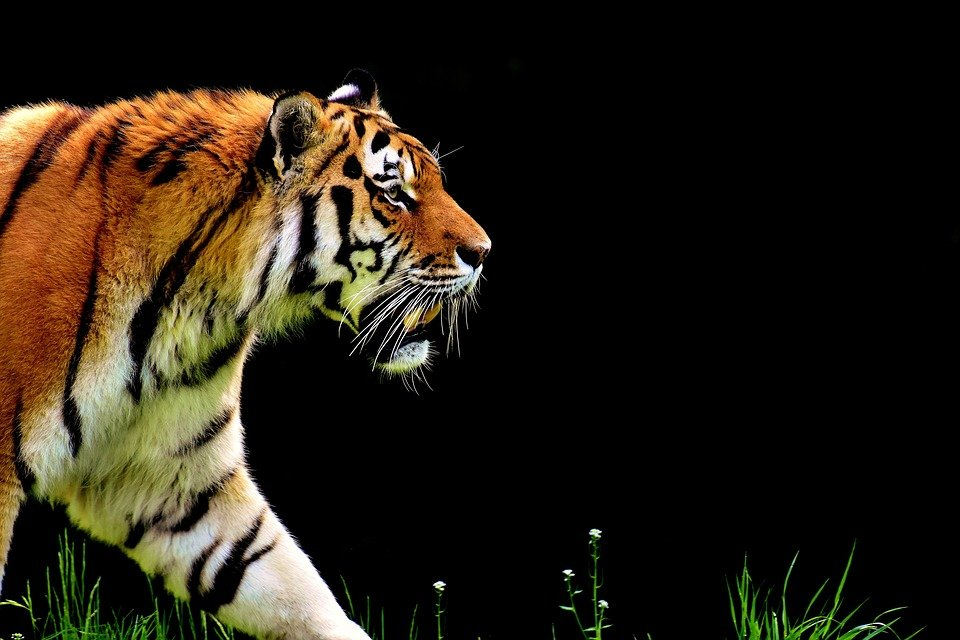
#> input picture practice1Checkerboard/Tigre.jpg, 960 x 640 px
$ python allAtOnce.py
#> lines starting #> are read from the running program, lines starting #| are printed output that depends on the picture
import cv2
import numpy as np

img = cv2.imread("Tigre.jpg")
#> img is the input picture: shape (640, 960, 3); mean B, G, R 20.2, 32.2, 39.5

num_rows, num_cols = img.shape[:2]
#> num_rows = 640; num_cols = 960
rotation_matrix = cv2.getRotationMatrix2D((num_cols/2, num_rows/2), -45, 1)
translation_matrix = np.float32([[-1, 0, 960], [0, 1, 0]])

img = cv2.warpAffine(img, translation_matrix, (num_cols, num_rows))
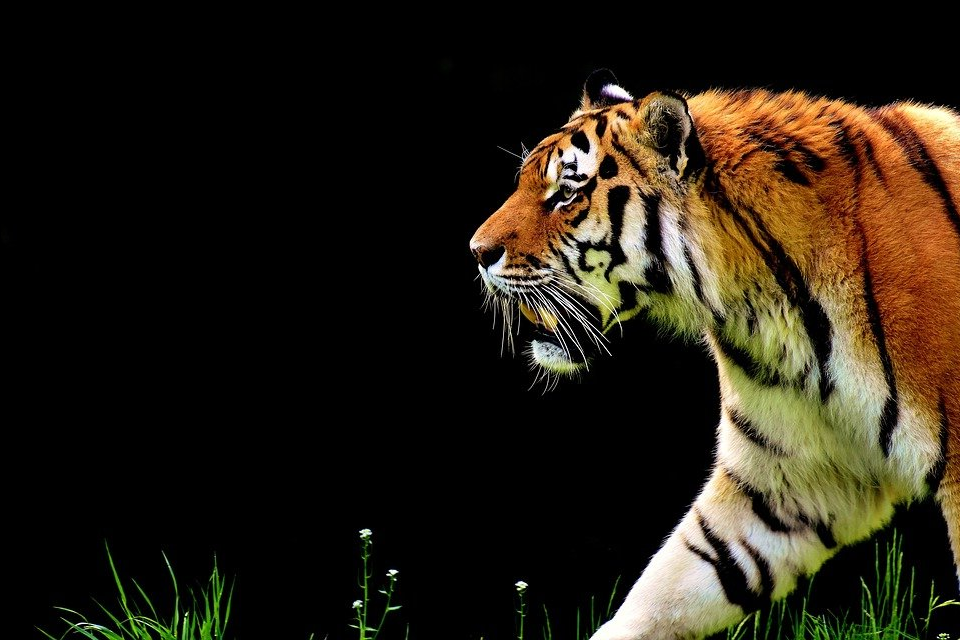
#> img: shape (640, 960, 3); mean B, G, R 20.2, 32.1, 39.4
img = cv2.rotate(img,cv2.ROTATE_90_CLOCKWISE)
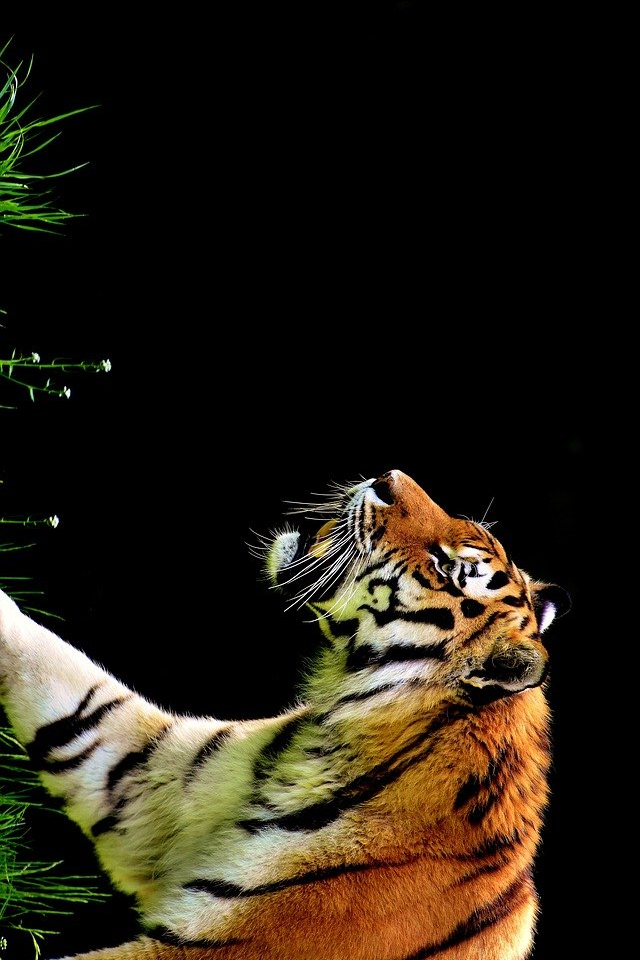
#> img: shape (960, 640, 3); mean B, G, R 20.2, 32.1, 39.4
img = cv2.resize(img, None, fx=0.5, fy=0.5, interpolation=cv2.INTER_LINEAR)
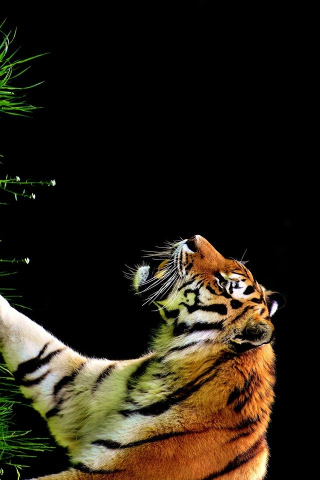
#> img: shape (480, 320, 3); mean B, G, R 20.2, 32.1, 39.4

cv2.imshow("Tigre despiertado", img)
cv2.waitKey(0)
cv2.imwrite("Todas las transformaciones de goku.jpg", img)
